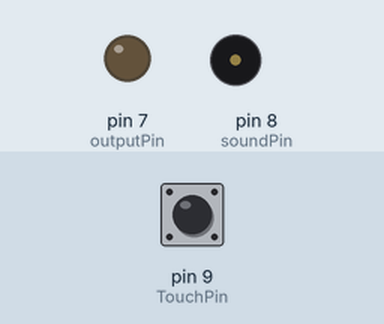
Bench run of a sketch on a simulated Arduino Uno, built with avr-gcc and run on an emulated ATmega328P. Shown: output pins drawn as LEDs (lit = HIGH), buzzer (waves = sounding). The test bench sets the inputs (shaded band); at power-on: pin 9 (TouchPin) LOW.

Above: at 1.2 s.
1.3 s: pin 9 (TouchPin) pulled HIGH for 1 s
At 1.8 s:
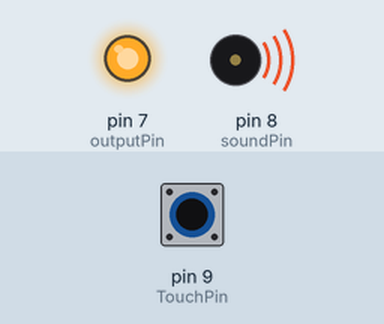
4.3 s: pin 9 (TouchPin) pulled HIGH for 3.2 s
At 8.3 s:
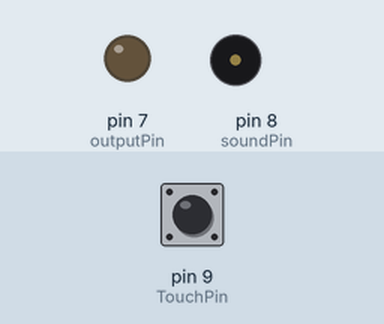
Timing chart, 0 to 9.8 s (numbered marks = the images above; inputs shaded):
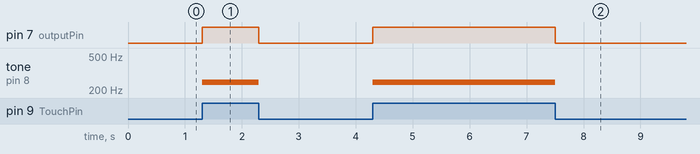

The sketch:

SeeedGroveTouch_PiezoSound.ino
```cpp
#include "pitches.h"

const int TouchPin= 9;
const int soundPin = 8;
const int outputPin = 7;

void setup() {
    Serial.begin(9600);
    pinMode(TouchPin, INPUT);
    pinMode(soundPin,OUTPUT);
    pinMode(outputPin,OUTPUT);
}

void loop() {
    if(digitalRead(TouchPin)==HIGH)
    {
      digitalWrite(outputPin, HIGH);
      tone(soundPin, NOTE_B3, 100);
      delay(100);
    }
    else
    {
      digitalWrite(outputPin,LOW);
      noTone(soundPin);
    }
}
```

Measured:
- after the input at 1.3 s, pin 7 (outputPin): LOW → HIGH at once, → LOW 1.0 s later; tone on pin 8 (soundPin): silent → 247 Hz at once, → silent 1.0 s later
- after the input at 4.3 s, pin 7 (outputPin): LOW → HIGH at once, → LOW 3.2 s later; tone on pin 8 (soundPin): silent → 247 Hz at once, → silent 3.2 s later
